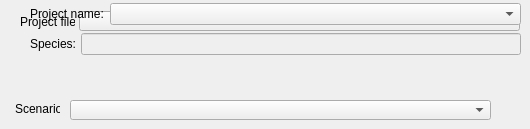
              <widget class="QWidget" name="page_11">
               <widget class="QLabel" name="label_35">
                <property name="geometry">
                 <rect>
                  <x>20</x>
                  <y>14</y>
                  <width>55</width>
                  <height>16</height>
                 </rect>
                </property>
                <property name="sizePolicy">
                 <sizepolicy hsizetype="Preferred" vsizetype="Fixed">
                  <horstretch>0</horstretch>
                  <verstretch>0</verstretch>
                 </sizepolicy>
                </property>
                <property name="text">
                 <string>Project file:</string>
                </property>
               </widget>
               <widget class="QComboBox" name="comboBox">
                <property name="geometry">
                 <rect>
                  <x>79</x>
                  <y>11</y>
                  <width>441</width>
                  <height>20</height>
                 </rect>
                </property>
                <property name="sizePolicy">
                 <sizepolicy hsizetype="Preferred" vsizetype="Preferred">
                  <horstretch>0</horstretch>
                  <verstretch>0</verstretch>
                 </sizepolicy>
                </property>
               </widget>
               <widget class="QLabel" name="label_37">
                <property name="geometry">
                 <rect>
                  <x>15</x>
                  <y>101</y>
                  <width>45</width>
                  <height>16</height>
                 </rect>
                </property>
                <property name="text">
                 <string>Scenario:</string>
                </property>
               </widget>
               <widget class="QComboBox" name="comboBox_3">
                <property name="geometry">
                 <rect>
                  <x>70</x>
                  <y>100</y>
                  <width>421</width>
                  <height>20</height>
                 </rect>
                </property>
               </widget>
               <widget class="QWidget" name="layoutWidget">
                <property name="geometry">
                 <rect>
                  <x>30</x>
                  <y>3</y>
                  <width>491</width>
                  <height>22</height>
                 </rect>
                </property>
                <layout class="QHBoxLayout" name="horizontalLayout_23">
                 <item>
                  <widget class="QLabel" name="label_54">
                   <property name="sizePolicy">
                    <sizepolicy hsizetype="Fixed" vsizetype="Preferred">
                     <horstretch>0</horstretch>
                     <verstretch>0</verstretch>
                    </sizepolicy>
                   </property>
                   <property name="text">
                    <string>Project name:</string>
                   </property>
                  </widget>
                 </item>
                 <item>
                  <widget class="QComboBox" name="comboBox_9"/>
                 </item>
                </layout>
               </widget>
               <widget class="QWidget" name="layoutWidget">
                <property name="geometry">
                 <rect>
                  <x>30</x>
                  <y>33</y>
                  <width>491</width>
                  <height>22</height>
                 </rect>
                </property>
                <layout class="QHBoxLayout" name="horizontalLayout_31">
                 <item>
                  <widget class="QLabel" name="label_29">
                   <property name="sizePolicy">
                    <sizepolicy hsizetype="Maximum" vsizetype="Preferred">
                     <horstretch>0</horstretch>
                     <verstretch>0</verstretch>
                    </sizepolicy>
                   </property>
                   <property name="maximumSize">
                    <size>
                     <width>45</width>
                     <height>16777215</height>
                    </size>
                   </property>
                   <property name="text">
                    <string>Species:</string>
                   </property>
                  </widget>
                 </item>
                 <item>
                  <widget class="QLineEdit" name="lineEdit_12">
                   <property name="enabled">
                    <bool>false</bool>
                   </property>
                  </widget>
                 </item>
                </layout>
               </widget>
              </widget>
